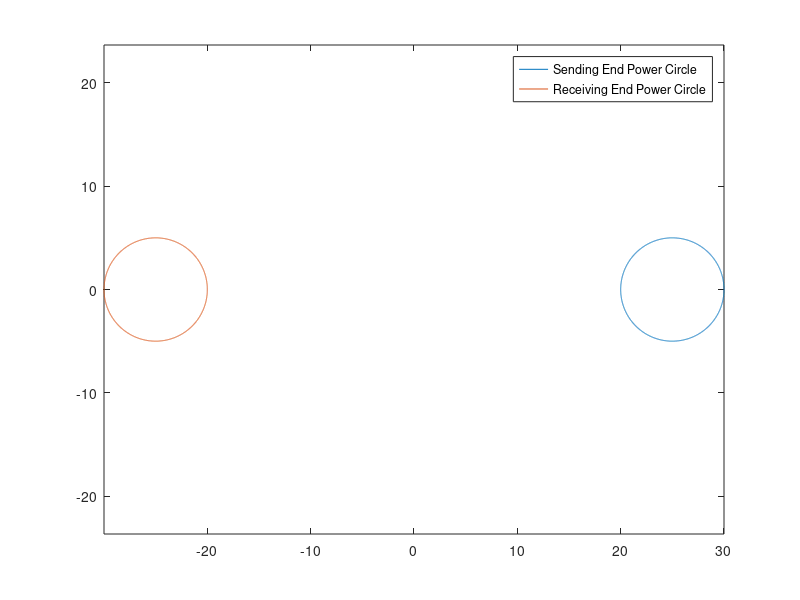

Write MATLAB code to recreate this figure. (Note: this script raises an error after producing the figure.)
% This program allows you o plot a power circle diagram using given Values
% of _Vs, Vr, A and B_ and plots the sending end and receiving end graphs
% on a single figure.

%%% Way of giving input
%
% All the Values are Comples, so the Sending End and Receiving End Volages
% should be pre adjusted before giving any input to eliminate the error in
% the circle diagram location in the *a + ib* format.
%The Values of the A and B parameter is to be given in the *a + ib* format.

%------------------------Input Section-------------------------------------
Vs = input('Enter Vs in (a + bi) form : ');                     %Taking Inputs for the Sending end voltage vector
Vr = input('Enter Vr in (a + bi) form : ');                        %taking input for the Receiving end voltage Vector
A = input('Enter the A Parameter in (a + bi) form : ');     %Takng input for the A parameter of the transmission line
B = input('Enter the B Parameter in (a + bi) form : ');     %Taking input for the B parameter of the Transmission line

%---------------------------------Processing section-------------------------

R = (abs(Vs)*abs(Vr))/abs(B); %Calculation of radius of the Power Circle
CntrR = (abs(A)*abs(Vr)*abs(Vr))/abs(B); %Calculation of the Modulus Value of the Centre of the power circle

%-----------------------------------Plotting Section--------------------------

th = linspace( 0, 2*pi , 3600);  %Threshold of the receiving end power Circle
x = R*cos(th) + CntrR*cos(angle(B));
y = R*sin(th) + CntrR*sin(angle(B));
plot(x,y,'DisplayName','Sending End Power Circle')

hold on 
x1 = R*cos(th) - CntrR*cos(angle(B));  %Equation of the circle 
y1 = R*sin(th) - CntrR*sin(angle(B));    %in cartesian form
plot(x1,y1,'DisplayName','Receiving End Power Circle')

%---------------Plot Formatting Section------------------------------------

legend('show')
axis equal    %plotting the x,y plot with equal axis ratios
ax = gca; %creating the axes
ax.XAxisLocation = 'origin';  
ax.YAxisLocation = 'origin';
title('Power Circle Diagrams');
xlabel('Watt');
ylabel('VAR');